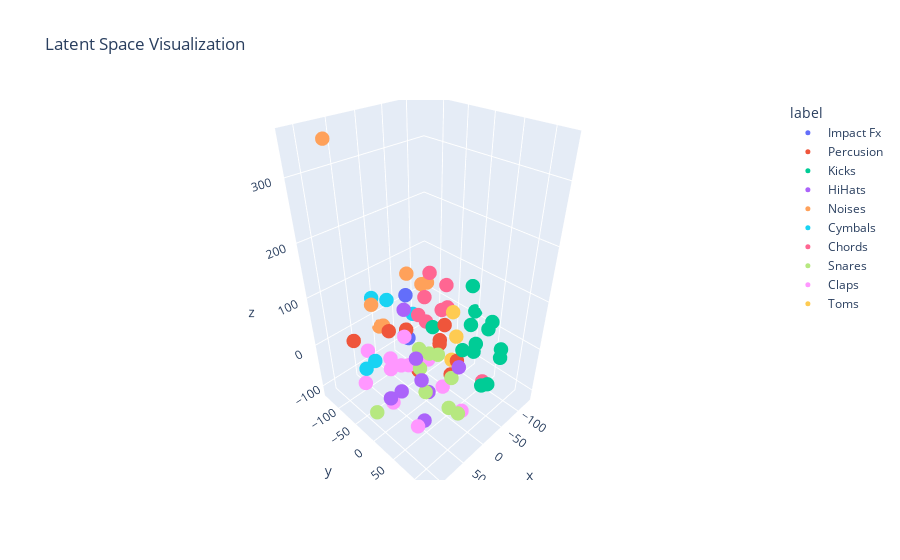

This figure's notebook cell:
### Code cell
import numpy as np
import pandas as pd
from sklearn.manifold import TSNE
import plotly.express as px
import ipywidgets as widgets
from IPython.display import display, Audio
import torch

# 기존 데이터 준비 코드는 그대로...
# (latents, labels, filenames, latent_dict 등)

# 3D plot 표시
fig = px.scatter_3d(
  df, x='x', y='y', z='z',
  color='label',
  hover_name='filename',
  title='Latent Space Visualization'
)
fig.update_traces(marker=dict(size=5))
fig.show()

# Linear Interpolation UI
print("=== Linear Interpolation ===")

# 두 파일 선택용 드롭다운
file1_dropdown = widgets.Dropdown(
  options=filenames,
  description='File 1:',
  style={'description_width': 'initial'},
  layout=widgets.Layout(width='40%')
)

file2_dropdown = widgets.Dropdown(
  options=filenames,
  description='File 2:',
  style={'description_width': 'initial'},
  layout=widgets.Layout(width='40%')
)

# Interpolation 슬라이더 (0.0 = File1, 1.0 = File2)
interp_slider = widgets.FloatSlider(
  value=0.5,
  min=0.0,
  max=1.0,
  step=0.05,
  description='Interpolation:',
  style={'description_width': 'initial'},
  layout=widgets.Layout(width='60%')
)

# 재생 버튼
play_interp_button = widgets.Button(description='Play Interpolated')
output_interp = widgets.Output()

def safe_audio(decoded, sr=44100):
  import numpy as np
  decoded = np.array(decoded, dtype=np.float32)
  # (channels, samples) -> (samples, channels)
  # if decoded.ndim == 2 and decoded.shape[0] < decoded.shape[1]:
  #   decoded = decoded.T
  # if decoded.ndim == 2 and decoded.shape[1] == 1:
  #   decoded = decoded[:, 0]
  decoded = np.clip(decoded, -1.0, 1.0)
  return Audio(decoded, rate=44100)

def on_play_interp_clicked(b):
  with output_interp:
    output_interp.clear_output()
    
    file1 = file1_dropdown.value
    file2 = file2_dropdown.value
    alpha = interp_slider.value
    
    if file1 and file2 and file1 in latent_dict and file2 in latent_dict:
      # 두 latent 가져오기
      latent1 = latent_dict[file1]
      latent2 = latent_dict[file2]
      
      # Linear interpolation: (1-alpha) * latent1 + alpha * latent2
      interpolated_latent = (1 - alpha) * latent1 + alpha * latent2
      
      # 디코딩
      with torch.no_grad():
        decoded = vae.decode(interpolated_latent).squeeze().cpu().numpy()
      
      print(f"Interpolating between '{file1}' and '{file2}' (α={alpha:.2f})")
      display(safe_audio(decoded.squeeze(), sr=44100))
    else:
      print("Please select valid files.")

play_interp_button.on_click(on_play_interp_clicked)

# UI 레이아웃
file_selection = widgets.HBox([file1_dropdown, file2_dropdown])
interp_controls = widgets.VBox([
  widgets.HTML("<b>Linear Interpolation Controls:</b>"),
  file_selection,
  interp_slider,
  play_interp_button,
  output_interp
])

display(interp_controls)

# 기존 단일 파일 재생 UI도 유지
print("\n=== Single File Playback ===")
dropdown = widgets.Dropdown(
  options=filenames,
  description='Select file:',
  style={'description_width': 'initial'},
  layout=widgets.Layout(width='50%')
)
play_button = widgets.Button(description='Play Selected')
output = widgets.Output()

def on_play_clicked(b):
  with output:
    output.clear_output()
    fname = dropdown.value
    if fname and fname in latent_dict:
      latent = latent_dict[fname]
      with torch.no_grad():
        decoded = vae.decode(latent).squeeze().cpu().numpy()
      display(safe_audio(decoded.squeeze(), sr=44100))
    else:
      print("No latent selected or not found.")

play_button.on_click(on_play_clicked)

single_controls = widgets.VBox([
  widgets.HTML("<b>Single File Playback:</b>"),
  dropdown,
  play_button,
  output
])

display(single_controls)

### Figure 1 — Plotly figure (JSON) as saved in the notebook; plotly's stock layout.template omitted (floating-point values rounded to 4 significant figures)
{"data": [{"hovertemplate": "<b>%{hovertext}</b><br><br>label=Impact Fx<br>x=%{x}<br>y=%{y}<br>z=%{z}<extra></extra>", "hovertext": ["RK_BTG2_Impact_01.wav", "RK_BTG2_Impact_05.wav", "RK_BTG2_Impact_09.wav"], "legendgroup": "Impact Fx", "marker": {"color": "#636efa", "size": 5, "symbol": "circle"}, "mode": "markers", "name": "Impact Fx", "scene": "scene", "showlegend": true, "type": "scatter3d", "x": [-0.2604, -3.454, -24.64], "y": [-49.46, -48.85, -83.29], "z": [90.03, -4.778, -33.98]}, {"hovertemplate": "<b>%{hovertext}</b><br><br>label=Percusion<br>x=%{x}<br>y=%{y}<br>z=%{z}<extra></extra>", "hovertext": ["RK_DDG1_Perc_02.wav", "RK_BTG2_Perc_02.wav", "RK_FMG3_Perc_07.wav", "RK_BT7_Percusion_02.wav", "RK_BT7_Percusion_08.wav", "RK_DM6_Perc_04.wav", "RK_BT6_Perc_20.wav", "RK_BTG2_Perc_15.wav", "RK_BT6_Perc_04.wav"], "legendgroup": "Percusion", "marker": {"color": "#EF553B", "size": 5, "symbol": "circle"}, "mode": "markers", "name": "Percusion", "scene": "scene", "showlegend": true, "type": "scatter3d", "x": [-28.05, 46.85, -87.12, 12.9, -59.67, -57.6, 17.79, 86.14, -28.83], "y": [-50.01, -40.25, -51.38, -35.74, -25.48, 6.06, 55.6, -85.69, 43.72], "z": [-102.7, 46.51, -73.45, 32.32, -30.14, -94.58, 98.49, 21.49, -14.13]}, {"hovertemplate": "<b>%{hovertext}</b><br><br>label=Kicks<br>x=%{x}<br>y=%{y}<br>z=%{z}<extra></extra>", "hovertext": ["RK_BTG2_Kick_13.wav", "RK_BT7_Kick_12.wav", "RK_DDG1_Kick_15.wav", "RK_DM6_Kick_11.wav", "RK_BTG2_Kick_05.wav", "RK_BT7_Kick_07.wav", "RK_FMG3_Kick_01.wav", "RK_BT6_Kick_12.wav", "RK_FMG3_Kick_05.wav", "RK_DM6_Kick_01.wav", "RK_BT7_Kick_04.wav", "RK_DM6_Kick_04.wav", "RK_DDG1_Kick_02.wav"], "legendgroup": "Kicks", "marker": {"color": "#00cc96", "size": 5, "symbol": "circle"}, "mode": "markers", "name": "Kicks", "scene": "scene", "showlegend": true, "type": "scatter3d", "x": [-130.1, -34.06, -30.86, -115.1, -82.54, -56.06, -11.45, -79.0, -3.897, -88.81, -107.8, -64.89, -5.426], "y": [-2.987, 94.74, 100.2, 15.55, 24.46, 46.94, 68.46, 39.12, 10.03, 89.34, 52.66, 104.4, 126.1], "z": [10.56, -39.35, 88.06, -48.58, 104.1, 50.49, 37.82, -29.23, 54.8, -16.92, 30.18, 27.99, 8.751]}, {"hovertemplate": "<b>%{hovertext}</b><br><br>label=HiHats<br>x=%{x}<br>y=%{y}<br>z=%{z}<extra></extra>", "hovertext": ["RK_DM6_Hihat_07.wav", "RK_DDG1_Hihat_14.wav", "RK_BTG2_Hihat_12.wav", "RK_BT7_Hihat_07.wav", "RK_BT7_Hihat_13.wav", "RK_DDG1_Hihat_01.wav", "RK_BTG2_Hihat_01.wav", "RK_FMG3_Hihat_10.wav"], "legendgroup": "HiHats", "marker": {"color": "#ab63fa", "size": 5, "symbol": "circle"}, "mode": "markers", "name": "HiHats", "scene": "scene", "showlegend": true, "type": "scatter3d", "x": [50.7, 112.0, 36.2, 0.4605, 59.07, 54.19, 81.71, 68.08], "y": [45.69, 35.97, 102.3, 5.198, -0.4992, 6.737, 60.59, 57.4], "z": [-97.66, -1.019, 57.49, -98.13, -55.31, 120.2, 77.16, 20.97]}, {"hovertemplate": "<b>%{hovertext}</b><br><br>label=Noises<br>x=%{x}<br>y=%{y}<br>z=%{z}<extra></extra>", "hovertext": ["RK_BT6_Noise_12.wav", "RK_BT7_Noise_07.wav", "RK_BT6_Noise_16.wav", "RK_BT7_Noise_18.wav", "RK_BT7_Noise_12.wav", "RK_BT6_Noise_06.wav", "RK_BT6_Noise_01.wav"], "legendgroup": "Noises", "marker": {"color": "#FFA15A", "size": 5, "symbol": "circle"}, "mode": "markers", "name": "Noises", "scene": "scene", "showlegend": true, "type": "scatter3d", "x": [-7.147, 81.98, -97.53, 56.79, 5.301, -66.69, 23.19], "y": [-135.4, -107.3, -96.86, -68.37, -39.39, -80.08, -84.45], "z": [-31.31, 350.7, 45.37, 90.65, 139.5, 64.73, 18.5]}, {"hovertemplate": "<b>%{hovertext}</b><br><br>label=Cymbals<br>x=%{x}<br>y=%{y}<br>z=%{z}<extra></extra>", "hovertext": ["RK_DDT1_Ride_01.wav", "RK_DDT1_Ride_07.wav", "RK_BT7_Ride_03.wav", "RK_BT6_Cymbal_01.wav", "RK_BT7_Ride_07.wav"], "legendgroup": "Cymbals", "marker": {"color": "#19d3f3", "size": 5, "symbol": "circle"}, "mode": "markers", "name": "Cymbals", "scene": "scene", "showlegend": true, "type": "scatter3d", "x": [111.1, 106.1, -72.37, 12.76, -21.43], "y": [3.641, -28.16, -111.0, -126.4, -126.4], "z": [53.83, 11.74, -23.44, 51.13, 28.89]}, {"hovertemplate": "<b>%{hovertext}</b><br><br>label=Chords<br>x=%{x}<br>y=%{y}<br>z=%{z}<extra></extra>", "hovertext": ["RK_BT7_Chord_06_Em.wav", "RK_BT6_Chord_05_Cm.wav", "RK_BT7_Chord_05_Bm.wav", "RK_BT7_Chord_08_Gm.wav", "RK_BT7_Chord_11_Gm.wav", "RK_BT7_Chord_10_Gm.wav", "RK_BT6_Chord_14_Fm9.wav", "RK_BT7_Chord_12_Gm.wav"], "legendgroup": "Chords", "marker": {"color": "#FF6692", "size": 5, "symbol": "circle"}, "mode": "markers", "name": "Chords", "scene": "scene", "showlegend": true, "type": "scatter3d", "x": [-77.35, -43.13, -65.03, -44.09, -88.78, -74.63, -23.18, -83.59], "y": [65.2, -64.72, -57.86, -49.53, -49.36, -22.7, -24.74, -34.76], "z": [-83.8, 15.99, 100.0, 63.4, 10.97, 38.98, 35.26, 76.7]}, {"hovertemplate": "<b>%{hovertext}</b><br><br>label=Snares<br>x=%{x}<br>y=%{y}<br>z=%{z}<extra></extra>", "hovertext": ["RK_BT7_Snare_14.wav", "RK_FMG3_Snare_06.wav", "RK_BT6_Snare_06.wav", "RK_BT7_Snare_01.wav", "RK_BT6_Snare_07.wav", "RK_BT6_Snare_10.wav", "RK_DDG1_Snare_01.wav", "RK_BT7_Snare_12.wav", "RK_DDG1_Snare_02.wav"], "legendgroup": "Snares", "marker": {"color": "#B6E880", "size": 5, "symbol": "circle"}, "mode": "markers", "name": "Snares", "scene": "scene", "showlegend": true, "type": "scatter3d", "x": [26.22, 28.84, 14.53, 48.65, 27.72, -0.9245, 63.92, 13.33, 117.8], "y": [97.43, 34.52, -3.28, 46.4, 12.23, 25.41, 110.2, 69.45, 5.67], "z": [-56.18, 34.71, 10.54, -28.5, -14.44, 6.215, -0.7144, -5.367, -53.54]}, {"hovertemplate": "<b>%{hovertext}</b><br><br>label=Claps<br>x=%{x}<br>y=%{y}<br>z=%{z}<extra></extra>", "hovertext": ["RK_BT6_Clap_17.wav", "RK_BT7_Clap_01.wav", "RK_BT6_Clap_01.wav", "RK_BT6_Clap_12.wav", "RK_BTG2_Clap_04.wav", "RK_FMG3_Clap_02.wav", "RK_FMG3_Clap_05.wav", "RK_BT6_Clap_10.wav", "RK_DM6_Clap_01.wav", "RK_DM6_Clap_07.wav", "RK_BTG2_Clap_10.wav", "RK_BT6_Clap_07.wav"], "legendgroup": "Claps", "marker": {"color": "#FF97FF", "size": 5, "symbol": "circle"}, "mode": "markers", "name": "Claps", "scene": "scene", "showlegend": true, "type": "scatter3d", "x": [22.54, -6.586, 2.018, 92.41, 48.55, 61.12, 52.49, 50.92, 90.7, 54.06, -14.64, 15.73], "y": [-71.09, -2.875, 40.87, -54.63, -38.1, 3.63, 3.939, -98.14, 71.98, -30.61, 71.83, -29.24], "z": [-78.55, -27.7, -55.64, -50.6, -11.65, 9.869, 65.12, -31.71, -53.29, -111.5, -105.7, -44.18]}, {"hovertemplate": "<b>%{hovertext}</b><br><br>label=Toms<br>x=%{x}<br>y=%{y}<br>z=%{z}<extra></extra>", "hovertext": ["RK_BT6_Tom_11.wav", "RK_BT6_Tom_10.wav", "RK_BT6_Tom_12.wav"], "legendgroup": "Toms", "marker": {"color": "#FECB52", "size": 5, "symbol": "circle"}, "mode": "markers", "name": "Toms", "scene": "scene", "showlegend": true, "type": "scatter3d", "x": [-52.44, -28.93, -40.85], "y": [19.82, 30.68, 21.2], "z": [10.6, 83.05, -35.16]}], "layout": {"legend": {"title": {"text": "label"}, "tracegroupgap": 0}, "scene": {"domain": {"x": [0, 1], "y": [0, 1]}, "xaxis": {"title": {"text": "x"}}, "yaxis": {"title": {"text": "y"}}, "zaxis": {"title": {"text": "z"}}}, "title": {"text": "Latent Space Visualization"}}}
